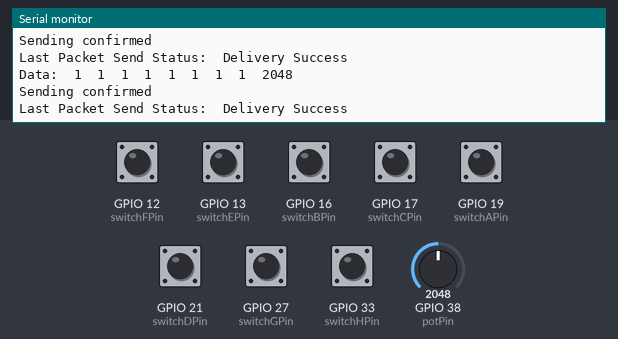
Bench run of a sketch on a simulated ESP32. Parts: the last lines printed to the serial monitor. The inputs (shaded band) are chosen by the test bench; at power-on: GPIO 12 (switchFPin), GPIO 13 (switchEPin), GPIO 16 (switchBPin), GPIO 17 (switchCPin), GPIO 19 (switchAPin), GPIO 21 (switchDPin), GPIO 27 (switchGPin), GPIO 33 (switchHPin) HIGH, GPIO 38 (potPin) = 2048.

Above: at 1.2 s.
1.3 s: GPIO 38 (potPin) set to 2866
At 1.32 s:
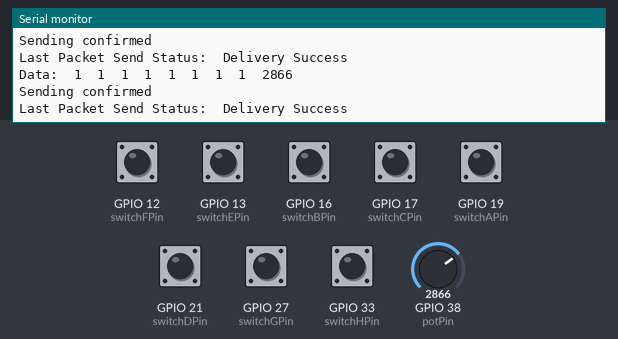
At 2.22 s:
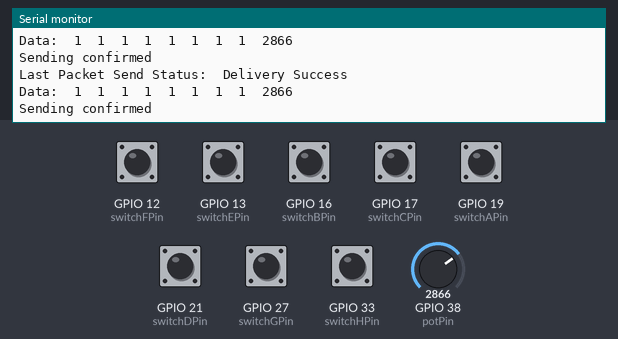

The sketch:

ESP32_NOW_TRANSMIT_Potentiometer_1.ino
```cpp
/*
  ESP-NOW Demo - Transmit
  esp-now-demo-xmit.ino
  Sends data to Responder

  DroneBot Workshop 2022
  https://dronebotworkshop.com
*/

// Include Libraries
#include <esp_now.h>
#include <WiFi.h>

#define switchAPin 19
#define switchBPin 16
#define switchCPin 17
#define switchDPin 21
#define switchEPin 13
#define switchFPin 12
#define switchGPin 27
#define switchHPin 33
#define potPin A2

// Variables for test data
//int int_value;
//float float_value;
//bool bool_value = true;
bool switchAValue = true;
bool switchBValue = true;
bool switchCValue = true;
bool switchDValue = true;
bool switchEValue = true;
bool switchFValue = true;
bool switchGValue = true;
bool switchHValue = true;
int potValue = 0;

// MAC Address of responder - edit as required
//uint8_t broadcastAddress[] = {0x94, 0x3C, 0xC6, 0x97, 0x67, 0x48};
uint8_t broadcastAddress[] = {0xFF, 0xFF, 0xFF, 0xFF, 0xFF, 0xFF};

// Define a data structure
typedef struct struct_message {
  bool a;
  bool b;
  bool c;
  bool d;
  bool e;
  bool f;
  bool g;
  bool h;
  int i;
} struct_message;

// Create a structured object
struct_message myData;

// Peer info
esp_now_peer_info_t peerInfo;

// Callback function called when data is sent
void OnDataSent(const uint8_t *mac_addr, esp_now_send_status_t status) {
  Serial.print("\r\nLast Packet Send Status:\t");
  Serial.println(status == ESP_NOW_SEND_SUCCESS ? "Delivery Success" : "Delivery Fail");
}

void setup() {

  // Set up Serial Monitor
  Serial.begin(115200);
  pinMode(switchAPin, INPUT_PULLUP);
  pinMode(switchBPin, INPUT_PULLUP);
  pinMode(switchCPin, INPUT_PULLUP);
  pinMode(switchDPin, INPUT_PULLUP);
  pinMode(switchEPin, INPUT_PULLUP);
  pinMode(switchFPin, INPUT_PULLUP);
  pinMode(switchGPin, INPUT_PULLUP);
  pinMode(switchHPin, INPUT_PULLUP);
  // Set ESP32 as a Wi-Fi Station
  WiFi.mode(WIFI_STA);

  // Initilize ESP-NOW
  if (esp_now_init() != ESP_OK) {
    Serial.println("Error initializing ESP-NOW");
    return;
  }

  // Register the send callback
  esp_now_register_send_cb(OnDataSent);

  // Register peer
  memcpy(peerInfo.peer_addr, broadcastAddress, 6);
  peerInfo.channel = 0;
  peerInfo.encrypt = false;

  // Add peer
  if (esp_now_add_peer(&peerInfo) != ESP_OK){
    Serial.println("Failed to add peer");
    return;
  }
}

void loop() {

  // Create test data
  switchAValue = digitalRead(switchAPin);
  switchBValue = digitalRead(switchBPin);
  switchCValue = digitalRead(switchCPin);
  switchDValue = digitalRead(switchDPin);
  switchEValue = digitalRead(switchEPin);
  switchFValue = digitalRead(switchFPin);
  switchGValue = digitalRead(switchGPin);
  switchHValue = digitalRead(switchHPin);
  potValue = analogRead(potPin);

  Serial.print("Data:");
  Serial.write(9);
  Serial.print(switchAValue);
  Serial.write(9);
  Serial.print(switchBValue);
  Serial.write(9);
  Serial.print(switchCValue);
  Serial.write(9);
  Serial.print(switchDValue);
  Serial.write(9);
  Serial.print(switchEValue);
  Serial.write(9);
  Serial.print(switchFValue);
  Serial.write(9);
  Serial.print(switchGValue);
  Serial.write(9);
  Serial.print(switchHValue);
  Serial.write(9);
  Serial.println(potValue);


  myData.a = switchAValue;
  myData.b = switchBValue;
  myData.c = switchCValue;
  myData.d = switchDValue;
  myData.e = switchEValue;
  myData.f = switchFValue;
  myData.g = switchGValue;
  myData.h = switchHValue;
  myData.i = potValue;
  // Send message via ESP-NOW
  esp_err_t result = esp_now_send(broadcastAddress, (uint8_t *) &myData, sizeof(myData));

  if (result == ESP_OK) {
    Serial.println("Sending confirmed");
  }
  else {
    Serial.println("Sending error");
  }
  delay(100);
}
```

Measured:
- after the input at 1.3 s, the serial monitor: prints a new line at once (image 1)
